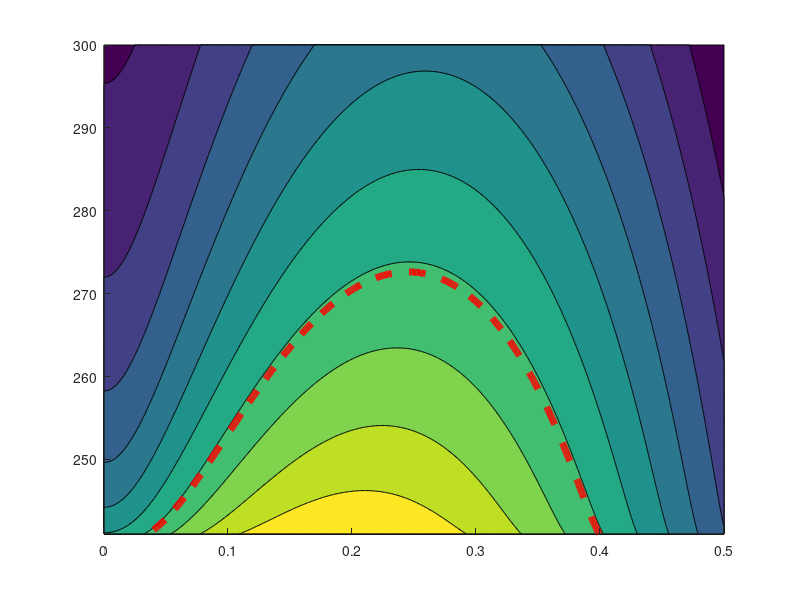

MATLAB code for this plot: (Note: this script raises an error after producing the figure.)
%Reset Plots
clf
hold on

%Param values from Gandhi et al
D = 10; %Seed dispersal rate 
L = 4; %Evap Rate
M = 1.8; %Mortality Rate
J = 0.003; %Water Use Efficiency
V = 63; %Advection Rate
R = 100; %Transpiration Rate

Beq = @(P) 0.5*(P*J/M + sqrt((P*J/M)^2-4*L/R)); % Formula for stable, nontrivial 
                                                % equilibrium value of B as a func of P 


%Values of k, P to loop over
kres = 0.001;
kmin = 0;
kmax = 0.5;
kvec = kmin:kres:kmax;
kindex = 0;
Pmin = 241; %Turing Bif occurs in 241<P<300 according to Gandhi et al plot
Pmax = 300;
Pres = 0.1;
Pvec = Pmin:Pres:Pmax;

%Pre-allocating sigma(P,k) matrix and eigenvalue matrix
sig = zeros(length(Pvec),length(kvec));
A = zeros(2,2);


for k = kvec %Wave numbers
    kindex = kindex + 1;
    Pindex = 0; %Reset Pindex for every value of k
    for P = Pvec %Precip. Levels
        Pindex = Pindex + 1;
        B = Beq(P);
        W = M/(J*R*B);
        %Constructing eigenvalue matrix
        A(1,1) = V*1i*k - R*B^2 - L;
        A(1,2) = -2*R*W*B;
        A(2,1) = J*R*B^2;
        A(2,2) = -D*k^2 + 2*J*R*W*B - M;
        %Finding eigenvalues
        sig(Pindex,kindex) = max(real(eig(A)));
    end
end

%plotting

%Fig 1: sigma(k) contour plot in k-P space
[X, Y] = meshgrid(kvec,Pvec);
figure(1)
clf
hold on
fig1 = gca;
contourf(fig1,X,Y,sig);
contour(fig1,X,Y,sig,[0 0],'--r','LineWidth',5);
colormap(gca,'parula')
c = colorbar;
c.Label.String = 'max(\Re(\sigma(k)))';
c.FontSize = 24;
ax=gca;
ax.FontSize = 24;
title('Growth rates Wave-Like Equilibrium Perturbations','FontSize',24)
xlabel('Wavenumber [m^{-1}]','FontSize',24)
ylabel('Mean Annual Precipitation [mmyr^{-1}]','FontSize',24)



%Fig 3: sig(k) plot for a range of P values
figure(3)
clf
fig3 = gca;
pl3 = plot(fig3,kvec,sig(1:100:501,:));
title('max(\Re(\sigma(k))) for Selected Values of P')
xlabel('k')
ylabel('max(\Re(\sigma(k)))')
legend('P = 240','P = 250', 'P = 260', 'P = 270', 'P = 280', 'P = 290', 'location','south')